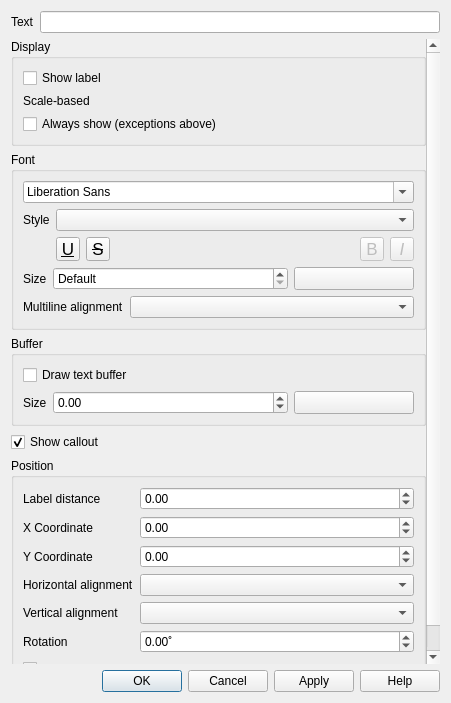
<?xml version="1.0" encoding="UTF-8"?>
<ui version="4.0">
 <class>QgsLabelPropertyDialogBase</class>
 <widget class="QDialog" name="QgsLabelPropertyDialogBase">
  <property name="geometry">
   <rect>
    <x>0</x>
    <y>0</y>
    <width>451</width>
    <height>703</height>
   </rect>
  </property>
  <property name="windowTitle">
   <string>Label Properties</string>
  </property>
  <layout class="QVBoxLayout" name="verticalLayout_2">
   <item>
    <layout class="QHBoxLayout" name="horizontalLayout_3">
     <item>
      <widget class="QLabel" name="mLabelTextLabel">
       <property name="text">
        <string>Text</string>
       </property>
      </widget>
     </item>
     <item>
      <widget class="QLineEdit" name="mLabelTextLineEdit"/>
     </item>
    </layout>
   </item>
   <item>
    <widget class="QgsScrollArea" name="scrollArea">
     <property name="frameShape">
      <enum>QFrame::NoFrame</enum>
     </property>
     <property name="widgetResizable">
      <bool>true</bool>
     </property>
     <widget class="QWidget" name="scrollAreaWidgetContents">
      <property name="geometry">
       <rect>
        <x>0</x>
        <y>0</y>
        <width>419</width>
        <height>731</height>
       </rect>
      </property>
      <layout class="QVBoxLayout" name="mLabelPropertiesLayout">
       <property name="leftMargin">
        <number>0</number>
       </property>
       <property name="topMargin">
        <number>0</number>
       </property>
       <property name="rightMargin">
        <number>0</number>
       </property>
       <property name="bottomMargin">
        <number>0</number>
       </property>
       <item>
        <widget class="QgsCollapsibleGroupBox" name="mDisplayGroupBox">
         <property name="title">
          <string>Display</string>
         </property>
         <layout class="QGridLayout" name="gridLayout_5">
          <item row="2" column="0">
           <layout class="QHBoxLayout" name="horizontalLayout_5">
            <item>
             <widget class="QLabel" name="label">
              <property name="sizePolicy">
               <sizepolicy hsizetype="Maximum" vsizetype="Preferred">
                <horstretch>0</horstretch>
                <verstretch>0</verstretch>
               </sizepolicy>
              </property>
              <property name="text">
               <string>Scale-based</string>
              </property>
             </widget>
            </item>
            <item>
             <widget class="QgsScaleWidget" name="mMinScaleWidget" native="true">
              <property name="focusPolicy">
               <enum>Qt::StrongFocus</enum>
              </property>
              <property name="toolTip">
               <string>Minimum scale, i.e. most &quot;zoomed out&quot;.</string>
              </property>
             </widget>
            </item>
            <item>
             <widget class="QgsScaleWidget" name="mMaxScaleWidget" native="true">
              <property name="focusPolicy">
               <enum>Qt::StrongFocus</enum>
              </property>
              <property name="toolTip">
               <string>Minimum scale, i.e. most &quot;zoomed out&quot;.</string>
              </property>
             </widget>
            </item>
           </layout>
          </item>
          <item row="0" column="0">
           <widget class="QCheckBox" name="mShowLabelChkbx">
            <property name="text">
             <string>Show label</string>
            </property>
           </widget>
          </item>
          <item row="3" column="0">
           <widget class="QCheckBox" name="mAlwaysShowChkbx">
            <property name="toolTip">
             <string>Ignores priority and permits collisions/overlaps</string>
            </property>
            <property name="text">
             <string>Always show (exceptions above)</string>
            </property>
           </widget>
          </item>
         </layout>
        </widget>
       </item>
       <item>
        <widget class="QgsCollapsibleGroupBox" name="mFontGroupBox">
         <property name="title">
          <string>Font</string>
         </property>
         <layout class="QGridLayout" name="gridLayout">
          <item row="0" column="0" colspan="3">
           <widget class="QFontComboBox" name="mFontFamilyCmbBx"/>
          </item>
          <item row="1" column="0">
           <widget class="QLabel" name="label_3">
            <property name="sizePolicy">
             <sizepolicy hsizetype="Maximum" vsizetype="Preferred">
              <horstretch>0</horstretch>
              <verstretch>0</verstretch>
             </sizepolicy>
            </property>
            <property name="text">
             <string>Style</string>
            </property>
           </widget>
          </item>
          <item row="2" column="1" colspan="2">
           <layout class="QHBoxLayout" name="horizontalLayout_4">
            <item>
             <widget class="QToolButton" name="mFontUnderlineBtn">
              <property name="enabled">
               <bool>true</bool>
              </property>
              <property name="minimumSize">
               <size>
                <width>24</width>
                <height>24</height>
               </size>
              </property>
              <property name="maximumSize">
               <size>
                <width>24</width>
                <height>24</height>
               </size>
              </property>
              <property name="font">
               <font>
                <pointsize>13</pointsize>
                <underline>true</underline>
               </font>
              </property>
              <property name="toolTip">
               <string>Underlined text</string>
              </property>
              <property name="text">
               <string>U</string>
              </property>
              <property name="checkable">
               <bool>true</bool>
              </property>
             </widget>
            </item>
            <item>
             <widget class="QToolButton" name="mFontStrikethroughBtn">
              <property name="enabled">
               <bool>true</bool>
              </property>
              <property name="minimumSize">
               <size>
                <width>24</width>
                <height>24</height>
               </size>
              </property>
              <property name="maximumSize">
               <size>
                <width>24</width>
                <height>24</height>
               </size>
              </property>
              <property name="font">
               <font>
                <pointsize>13</pointsize>
                <strikeout>true</strikeout>
               </font>
              </property>
              <property name="toolTip">
               <string>Strikeout text</string>
              </property>
              <property name="text">
               <string>S</string>
              </property>
              <property name="checkable">
               <bool>true</bool>
              </property>
             </widget>
            </item>
            <item>
             <spacer name="horizontalSpacer">
              <property name="orientation">
               <enum>Qt::Horizontal</enum>
              </property>
              <property name="sizeHint" stdset="0">
               <size>
                <width>0</width>
                <height>20</height>
               </size>
              </property>
             </spacer>
            </item>
            <item>
             <widget class="QToolButton" name="mFontBoldBtn">
              <property name="enabled">
               <bool>false</bool>
              </property>
              <property name="minimumSize">
               <size>
                <width>24</width>
                <height>24</height>
               </size>
              </property>
              <property name="maximumSize">
               <size>
                <width>24</width>
                <height>24</height>
               </size>
              </property>
              <property name="font">
               <font>
                <pointsize>13</pointsize>
               </font>
              </property>
              <property name="toolTip">
               <string>Bold text
(data defined only, overrides Style)</string>
              </property>
              <property name="text">
               <string>B</string>
              </property>
              <property name="checkable">
               <bool>true</bool>
              </property>
             </widget>
            </item>
            <item>
             <widget class="QToolButton" name="mFontItalicBtn">
              <property name="enabled">
               <bool>false</bool>
              </property>
              <property name="minimumSize">
               <size>
                <width>24</width>
                <height>24</height>
               </size>
              </property>
              <property name="maximumSize">
               <size>
                <width>24</width>
                <height>24</height>
               </size>
              </property>
              <property name="font">
               <font>
                <pointsize>13</pointsize>
                <italic>true</italic>
               </font>
              </property>
              <property name="toolTip">
               <string>Italic text
(data defined only, overrides Style)</string>
              </property>
              <property name="text">
               <string>I</string>
              </property>
              <property name="checkable">
               <bool>true</bool>
              </property>
             </widget>
            </item>
           </layout>
          </item>
          <item row="3" column="0" colspan="2">
           <layout class="QHBoxLayout" name="horizontalLayout">
            <item>
             <widget class="QLabel" name="mFontSizeLabel">
              <property name="sizePolicy">
               <sizepolicy hsizetype="Maximum" vsizetype="Preferred">
                <horstretch>0</horstretch>
                <verstretch>0</verstretch>
               </sizepolicy>
              </property>
              <property name="text">
               <string>Size</string>
              </property>
             </widget>
            </item>
            <item>
             <widget class="QgsDoubleSpinBox" name="mFontSizeSpinBox">
              <property name="specialValueText">
               <string>Default</string>
              </property>
              <property name="minimum">
               <double>0.000000000000000</double>
              </property>
              <property name="maximum">
               <double>999999.000000000000000</double>
              </property>
              <property name="value">
               <double>0.000000000000000</double>
              </property>
              <property name="showClearButton" stdset="0">
               <bool>true</bool>
              </property>
             </widget>
            </item>
           </layout>
          </item>
          <item row="3" column="2">
           <widget class="QgsColorButton" name="mFontColorButton">
            <property name="sizePolicy">
             <sizepolicy hsizetype="Fixed" vsizetype="Fixed">
              <horstretch>0</horstretch>
              <verstretch>0</verstretch>
             </sizepolicy>
            </property>
            <property name="minimumSize">
             <size>
              <width>120</width>
              <height>0</height>
             </size>
            </property>
            <property name="maximumSize">
             <size>
              <width>120</width>
              <height>16777215</height>
             </size>
            </property>
            <property name="text">
             <string/>
            </property>
           </widget>
          </item>
          <item row="4" column="0" colspan="3">
           <layout class="QHBoxLayout" name="horizontalLayout_22">
            <item>
             <widget class="QLabel" name="mMultiLineAlignLabel">
              <property name="sizePolicy">
               <sizepolicy hsizetype="Maximum" vsizetype="Preferred">
                <horstretch>0</horstretch>
                <verstretch>0</verstretch>
               </sizepolicy>
              </property>
              <property name="text">
               <string>Multiline alignment</string>
              </property>
             </widget>
            </item>
            <item>
             <widget class="QComboBox" name="mMultiLineAlignComboBox"/>
            </item>
           </layout>
          </item>
          <item row="1" column="1" colspan="2">
           <widget class="QComboBox" name="mFontStyleCmbBx">
            <property name="toolTip">
             <string>Available typeface styles</string>
            </property>
           </widget>
          </item>
         </layout>
        </widget>
       </item>
       <item>
        <widget class="QgsCollapsibleGroupBox" name="mBufferGroupBox">
         <property name="title">
          <string>Buffer</string>
         </property>
         <property name="checkable">
          <bool>false</bool>
         </property>
         <property name="checked">
          <bool>false</bool>
         </property>
         <layout class="QGridLayout" name="gridLayout_2">
          <item row="1" column="0">
           <layout class="QHBoxLayout" name="horizontalLayout_2">
            <item>
             <widget class="QLabel" name="mBufferSizeLabel">
              <property name="sizePolicy">
               <sizepolicy hsizetype="Maximum" vsizetype="Preferred">
                <horstretch>0</horstretch>
                <verstretch>0</verstretch>
               </sizepolicy>
              </property>
              <property name="text">
               <string>Size</string>
              </property>
             </widget>
            </item>
            <item>
             <widget class="QgsDoubleSpinBox" name="mBufferSizeSpinBox">
              <property name="minimum">
               <double>-1.000000000000000</double>
              </property>
              <property name="maximum">
               <double>999999.000000000000000</double>
              </property>
              <property name="showClearButton" stdset="0">
               <bool>true</bool>
              </property>
             </widget>
            </item>
           </layout>
          </item>
          <item row="1" column="1">
           <widget class="QgsColorButton" name="mBufferColorButton">
            <property name="sizePolicy">
             <sizepolicy hsizetype="Fixed" vsizetype="Fixed">
              <horstretch>0</horstretch>
              <verstretch>0</verstretch>
             </sizepolicy>
            </property>
            <property name="minimumSize">
             <size>
              <width>120</width>
              <height>0</height>
             </size>
            </property>
            <property name="maximumSize">
             <size>
              <width>120</width>
              <height>16777215</height>
             </size>
            </property>
            <property name="text">
             <string/>
            </property>
           </widget>
          </item>
          <item row="0" column="0">
           <widget class="QCheckBox" name="mBufferDrawChkbx">
            <property name="text">
             <string>Draw text buffer</string>
            </property>
           </widget>
          </item>
         </layout>
        </widget>
       </item>
       <item>
        <widget class="QCheckBox" name="mShowCalloutChkbx">
         <property name="text">
          <string>Show callout</string>
         </property>
         <property name="checked">
          <bool>true</bool>
         </property>
        </widget>
       </item>
       <item>
        <widget class="QgsCollapsibleGroupBox" name="mPositionGroupBlox">
         <property name="title">
          <string>Position</string>
         </property>
         <layout class="QGridLayout" name="gridLayout_3">
          <item row="0" column="1">
           <widget class="QgsDoubleSpinBox" name="mLabelDistanceSpinBox">
            <property name="specialValueText">
             <string>Default</string>
            </property>
            <property name="minimum">
             <double>-1.000000000000000</double>
            </property>
            <property name="maximum">
             <double>999999.000000000000000</double>
            </property>
            <property name="showClearButton" stdset="0">
             <bool>true</bool>
            </property>
           </widget>
          </item>
          <item row="1" column="1">
           <widget class="QgsDoubleSpinBox" name="mXCoordSpinBox">
            <property name="specialValueText">
             <string>Default</string>
            </property>
            <property name="minimum">
             <double>-999999999.000000000000000</double>
            </property>
            <property name="maximum">
             <double>999999999.000000000000000</double>
            </property>
            <property name="showClearButton" stdset="0">
             <bool>true</bool>
            </property>
           </widget>
          </item>
          <item row="4" column="1">
           <widget class="QComboBox" name="mValiComboBox"/>
          </item>
          <item row="0" column="0">
           <widget class="QLabel" name="mLabelDistanceLabel">
            <property name="sizePolicy">
             <sizepolicy hsizetype="Maximum" vsizetype="Preferred">
              <horstretch>0</horstretch>
              <verstretch>0</verstretch>
             </sizepolicy>
            </property>
            <property name="text">
             <string>Label distance</string>
            </property>
           </widget>
          </item>
          <item row="2" column="1">
           <widget class="QgsDoubleSpinBox" name="mYCoordSpinBox">
            <property name="specialValueText">
             <string>Default</string>
            </property>
            <property name="minimum">
             <double>-999999999.000000000000000</double>
            </property>
            <property name="maximum">
             <double>999999999.000000000000000</double>
            </property>
            <property name="showClearButton" stdset="0">
             <bool>true</bool>
            </property>
           </widget>
          </item>
          <item row="3" column="1">
           <widget class="QComboBox" name="mHaliComboBox"/>
          </item>
          <item row="4" column="0">
           <widget class="QLabel" name="mValiLabel">
            <property name="sizePolicy">
             <sizepolicy hsizetype="Maximum" vsizetype="Preferred">
              <horstretch>0</horstretch>
              <verstretch>0</verstretch>
             </sizepolicy>
            </property>
            <property name="text">
             <string>Vertical alignment</string>
            </property>
           </widget>
          </item>
          <item row="1" column="0">
           <widget class="QLabel" name="mXCoordLabel">
            <property name="sizePolicy">
             <sizepolicy hsizetype="Maximum" vsizetype="Preferred">
              <horstretch>0</horstretch>
              <verstretch>0</verstretch>
             </sizepolicy>
            </property>
            <property name="text">
             <string>X Coordinate</string>
            </property>
           </widget>
          </item>
          <item row="2" column="0">
           <widget class="QLabel" name="mYCoordLabel">
            <property name="sizePolicy">
             <sizepolicy hsizetype="Maximum" vsizetype="Preferred">
              <horstretch>0</horstretch>
              <verstretch>0</verstretch>
             </sizepolicy>
            </property>
            <property name="text">
             <string>Y Coordinate</string>
            </property>
           </widget>
          </item>
          <item row="5" column="0">
           <widget class="QLabel" name="mRotationLabel">
            <property name="sizePolicy">
             <sizepolicy hsizetype="Maximum" vsizetype="Preferred">
              <horstretch>0</horstretch>
              <verstretch>0</verstretch>
             </sizepolicy>
            </property>
            <property name="text">
             <string>Rotation</string>
            </property>
           </widget>
          </item>
          <item row="3" column="0">
           <widget class="QLabel" name="mHaliLabel">
            <property name="sizePolicy">
             <sizepolicy hsizetype="Maximum" vsizetype="Preferred">
              <horstretch>0</horstretch>
              <verstretch>0</verstretch>
             </sizepolicy>
            </property>
            <property name="text">
             <string>Horizontal alignment</string>
            </property>
           </widget>
          </item>
          <item row="5" column="1">
           <widget class="QgsDoubleSpinBox" name="mRotationSpinBox">
            <property name="wrapping">
             <bool>true</bool>
            </property>
            <property name="specialValueText">
             <string>Default</string>
            </property>
            <property name="suffix">
             <string>˚</string>
            </property>
            <property name="minimum">
             <double>-360.000000000000000</double>
            </property>
            <property name="maximum">
             <double>360.000000000000000</double>
            </property>
            <property name="showClearButton" stdset="0">
             <bool>true</bool>
            </property>
           </widget>
          </item>
          <item row="6" column="0" colspan="2">
           <widget class="QCheckBox" name="mLabelAllPartsCheckBox">
            <property name="text">
             <string>Label every part of feature</string>
            </property>
            <property name="checked">
             <bool>false</bool>
            </property>
           </widget>
          </item>
         </layout>
        </widget>
       </item>
       <item>
        <spacer name="verticalSpacer">
         <property name="orientation">
          <enum>Qt::Vertical</enum>
         </property>
         <property name="sizeHint" stdset="0">
          <size>
           <width>20</width>
           <height>40</height>
          </size>
         </property>
        </spacer>
       </item>
      </layout>
     </widget>
    </widget>
   </item>
   <item>
    <widget class="QDialogButtonBox" name="buttonBox">
     <property name="orientation">
      <enum>Qt::Horizontal</enum>
     </property>
     <property name="standardButtons">
      <set>QDialogButtonBox::Apply|QDialogButtonBox::Cancel|QDialogButtonBox::Help|QDialogButtonBox::Ok</set>
     </property>
    </widget>
   </item>
  </layout>
 </widget>
 <customwidgets>
  <customwidget>
   <class>QgsCollapsibleGroupBox</class>
   <extends>QGroupBox</extends>
   <header>qgis.gui</header>
   <container>1</container>
  </customwidget>
  <customwidget>
   <class>QgsDoubleSpinBox</class>
   <extends>QDoubleSpinBox</extends>
   <header>qgis.gui</header>
  </customwidget>
  <customwidget>
   <class>QgsScrollArea</class>
   <extends>QScrollArea</extends>
   <header>qgis.gui</header>
   <container>1</container>
  </customwidget>
  <customwidget>
   <class>QgsScaleWidget</class>
   <extends>QWidget</extends>
   <header>qgis.gui</header>
  </customwidget>
  <customwidget>
   <class>QgsColorButton</class>
   <extends>QToolButton</extends>
   <header>qgis.gui</header>
   <container>1</container>
  </customwidget>
 </customwidgets>
 <tabstops>
  <tabstop>mLabelTextLineEdit</tabstop>
  <tabstop>scrollArea</tabstop>
  <tabstop>mShowLabelChkbx</tabstop>
  <tabstop>mMinScaleWidget</tabstop>
  <tabstop>mMaxScaleWidget</tabstop>
  <tabstop>mAlwaysShowChkbx</tabstop>
  <tabstop>mFontFamilyCmbBx</tabstop>
  <tabstop>mFontStyleCmbBx</tabstop>
  <tabstop>mFontUnderlineBtn</tabstop>
  <tabstop>mFontStrikethroughBtn</tabstop>
  <tabstop>mFontBoldBtn</tabstop>
  <tabstop>mFontItalicBtn</tabstop>
  <tabstop>mFontSizeSpinBox</tabstop>
  <tabstop>mFontColorButton</tabstop>
  <tabstop>mMultiLineAlignComboBox</tabstop>
  <tabstop>mBufferDrawChkbx</tabstop>
  <tabstop>mBufferSizeSpinBox</tabstop>
  <tabstop>mBufferColorButton</tabstop>
  <tabstop>mShowCalloutChkbx</tabstop>
  <tabstop>mLabelDistanceSpinBox</tabstop>
  <tabstop>mXCoordSpinBox</tabstop>
  <tabstop>mYCoordSpinBox</tabstop>
  <tabstop>mHaliComboBox</tabstop>
  <tabstop>mValiComboBox</tabstop>
  <tabstop>mRotationSpinBox</tabstop>
  <tabstop>mLabelAllPartsCheckBox</tabstop>
 </tabstops>
 <resources/>
 <connections>
  <connection>
   <sender>buttonBox</sender>
   <signal>accepted()</signal>
   <receiver>QgsLabelPropertyDialogBase</receiver>
   <slot>accept()</slot>
   <hints>
    <hint type="sourcelabel">
     <x>260</x>
     <y>565</y>
    </hint>
    <hint type="destinationlabel">
     <x>157</x>
     <y>274</y>
    </hint>
   </hints>
  </connection>
  <connection>
   <sender>buttonBox</sender>
   <signal>rejected()</signal>
   <receiver>QgsLabelPropertyDialogBase</receiver>
   <slot>reject()</slot>
   <hints>
    <hint type="sourcelabel">
     <x>328</x>
     <y>565</y>
    </hint>
    <hint type="destinationlabel">
     <x>286</x>
     <y>274</y>
    </hint>
   </hints>
  </connection>
 </connections>
</ui>
